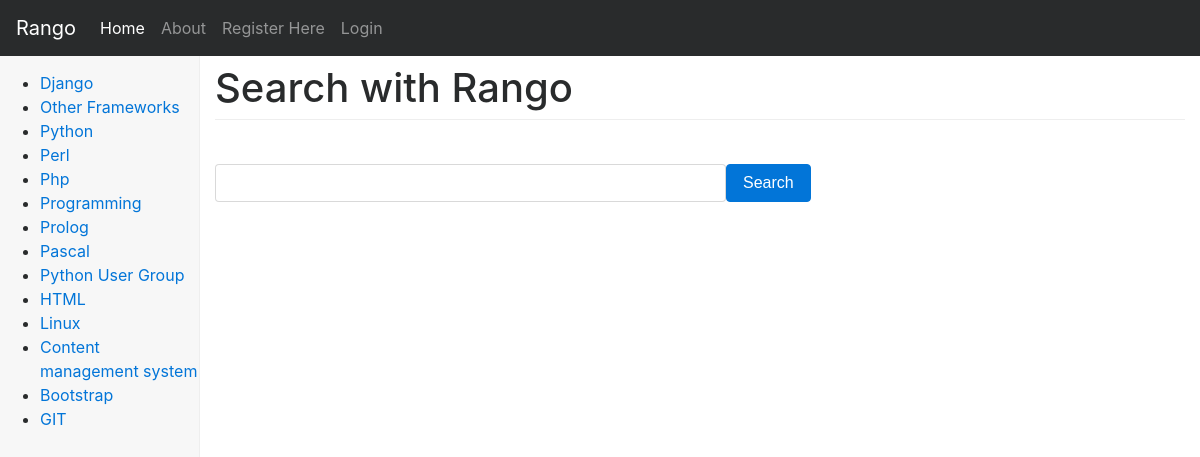
Page /rango/search/ on the committed database.
### rango/models.py (models this page shows, shortened)
class Category(models.Model):
    name = models.CharField(max_length=MAX_LENGTH_128, unique=True)
    views = models.PositiveIntegerField(default=0)
    likes = models.PositiveIntegerField(default=0)
    slug = models.SlugField(unique=True)
    class Meta:
        verbose_name_plural = "Categories"

### rango/views.py (the view)
# urls.py: url(r'search/$', views.search, name='search'),
def search(request):
    result_list = []
    if request.method == 'POST':
        query = request.POST['query'].strip()
        if query:
            result_list = run_query_bing(query)
    return render(request, 'rango/search.html', {'result_list': result_list, })

### rango/templatetags/rango_template_tags.py (called while the page is built)
@register.inclusion_tag('rango/cats.html')
def get_category_list(cat=None):
    return {'cats': Category.objects.all(),
            'act_cat': cat}

### templates/rango/search.html (shortened to what this page needs)
{% extends 'rango/base.html' %}
{% load staticfiles %}
{% block body_block %}
<div>
    <h1>Search with Rango</h1>
    <br/>
    <form class="form-inline" id="user_form"
        method="post" action="{% url 'rango:search' %}">
        <div class="form-group">
            <input class="form-control" type="text" size="50"
                   name="query" value="" id="query"/>
        </div>
        <button class="btn btn-primary" type="submit" name="submit"
            value="Search">Search
        </button>
    </form>
</div>
{% endblock %}

### templates/rango/cats.html
<ul>
    {% if cats %}
        {% for c in cats %}
            {% if c == act_cat %}
                <li>
                    <strong>
                        <a href="{% url 'rango:show_category' c.slug %}">{{ c.name }}</a>
                    </strong>
                </li>
            {% else %}
                <li>
                    <a href="{% url 'rango:show_category' c.slug %}">{{ c.name }}</a>
                </li>
            {% endif %}
        {% endfor %}
    {% else %}
        <li><strong>There are no categories present.</strong></li>
    {% endif %}
</ul>

### static/css/dashboard.css (style rules this page uses)
body { padding-top: 50px; }
h1 { margin-bottom: 20px; padding-bottom: 9px; border-bottom: 1px solid #eee; }

### rows in the picture
Category: name "Django"
Category: name "Other Frameworks"
Category: name "Python"
Category: name "Perl"
Category: name "Php"
Category: name "Programming"
Category: name "Prolog"
Category: name "Pascal"
Category: name "Python User Group"
Category: name "HTML"
Category: name "Linux"
Category: name "Content management system"
Category: name "Bootstrap"
Category: name "GIT"
